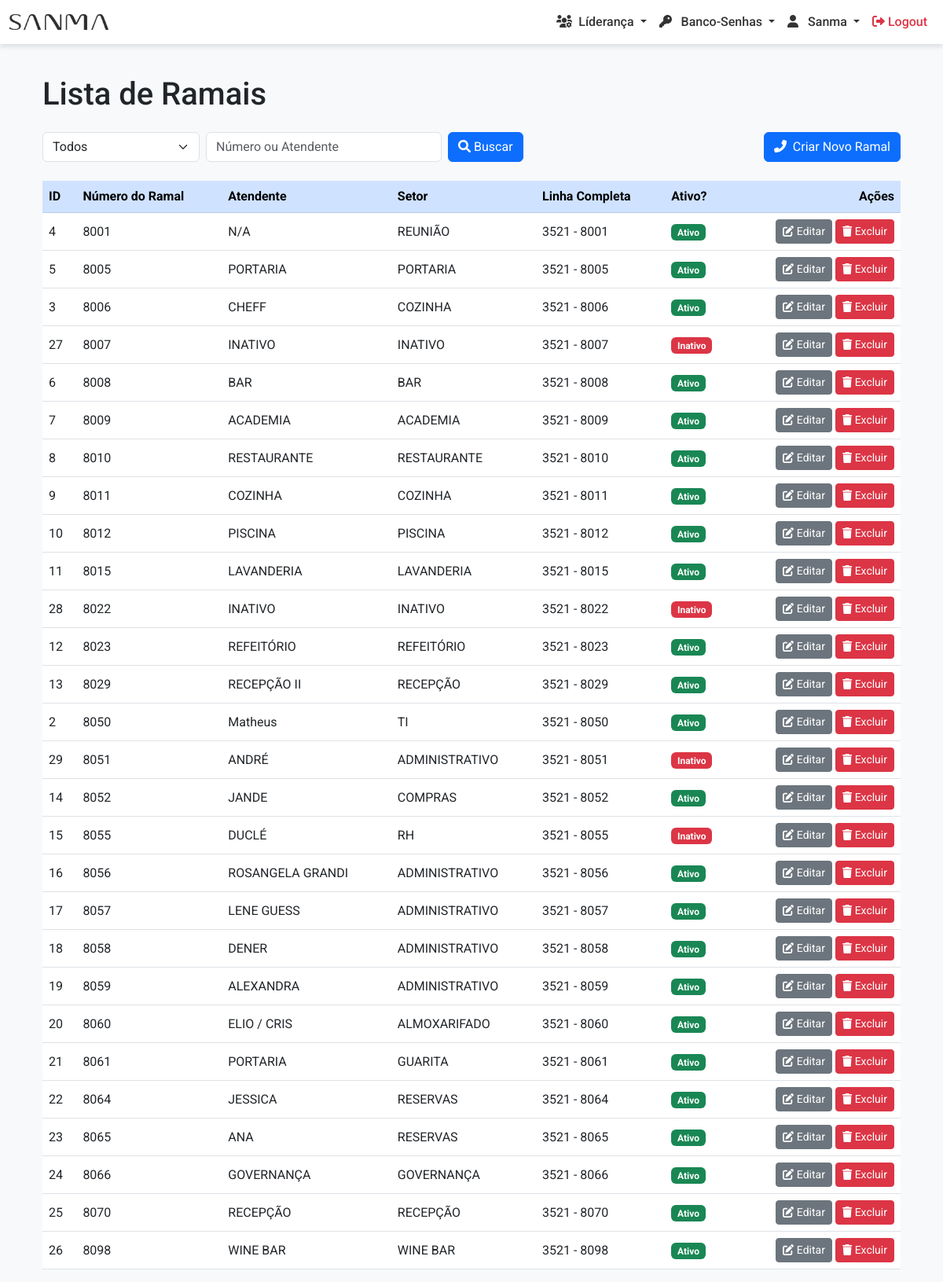
The app's page /ramais/ (signed in), older data.
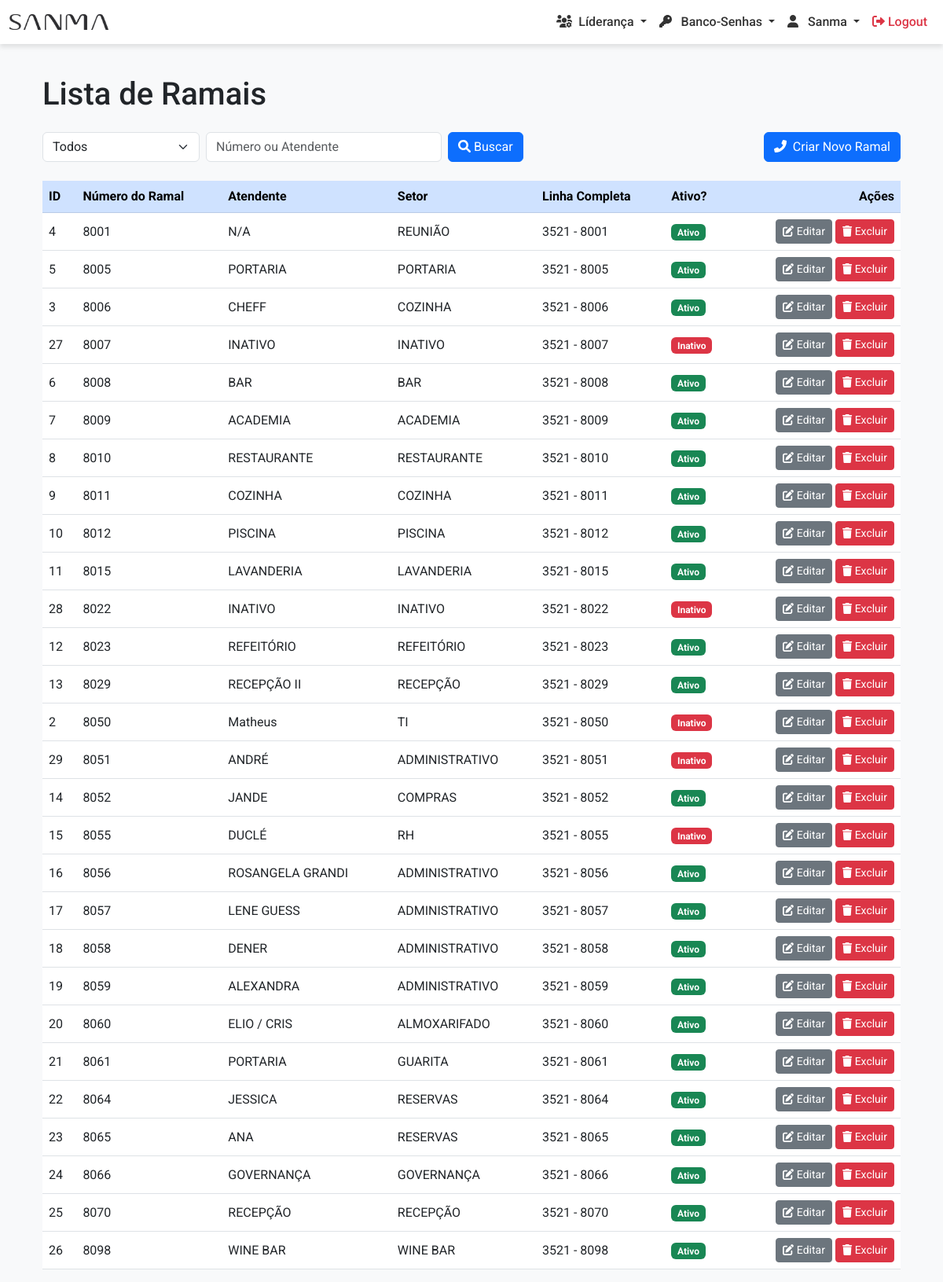
The same page, newer data.
### ramais/models.py (models this page shows, shortened)
class Ramal(models.Model):
    numero_ramal = models.CharField(max_length=10, unique=True)
    linha_completa = models.CharField(max_length=20)
    grupo = models.ForeignKey(Group, on_delete=models.CASCADE, related_name='ramais')
    atendente = models.CharField(max_length=100)
    ativo = models.BooleanField(default=True)  # Novo campo 'ativo', padrão é True (ativo)

### ramais/views.py (the view)
# urls.py: path('', views.listar_ramais, name='listar_ramais'),
@login_required
def listar_ramais(request):
    status = request.GET.get('status', 'todos')  # Default 'todos'
    search = request.GET.get('search', '')
    ramais = Ramal.objects.all()
    if status != 'todos':
        if status == 'ativos':
            ramais = ramais.filter(ativo=True)
        elif status == 'inativos':
            ramais = ramais.filter(ativo=False)
    if search:
        ramais = ramais.filter(
            Q(numero_ramal__icontains=search) | Q(atendente__icontains=search)
        )
    ramais = ramais.order_by('numero_ramal')
    return render(request, 'ramais/listar_ramais.html', {'ramais': ramais})

### templates/ramais/listar_ramais.html (shortened to what this page needs)
{% extends 'core/base.html' %}
{% load static %}
{% block content %}
<div class="container mt-4">
    <h1 class="mb-4">Lista de Ramais</h1>
    <form method="get" action="{% url 'listar_ramais' %}" class="d-flex flex-wrap align-items-center mb-4">
        <div class="d-flex align-items-center flex-grow-1">
            <select name="status" id="status" class="form-select me-2" style="width: 200px;" onchange="this.form.submit()">
                <option value="todos" {% if request.GET.status == "todos" %}selected{% endif %}>Todos</option>
            </select>
            <input type="text" name="search" placeholder="Número ou Atendente" value="{{ request.GET.search }}" class="form-control me-2" style="width: 300px;" />
            <button type="submit" class="btn btn-primary">
                <i class="fas fa-search me-1"></i>Buscar
            </button>
        </div>
        <div class="ms-auto">
            <a href="{% url 'adicionar_ramal' %}" class="btn btn-primary">
                <i class="fas fa-phone-alt me-1"></i> Criar Novo Ramal
            </a>
        </div>
    </form>
    <div class="table-responsive">
        <table class="table table-hover align-middle">
            <thead class="table-primary">
                <tr>
                    <th>ID</th>
                    <th>Número do Ramal</th>
                    <th>Atendente</th>
                    <th>Setor</th>
                    <th>Linha Completa</th>
                    <th>Ativo?</th>
                    <th scope="col" class="text-end">Ações</th>
                </tr>
            </thead>
            <tbody>
                {% for ramal in ramais %}
                <tr>
                    <td>{{ ramal.id }}</td>
                    <td>{{ ramal.numero_ramal }}</td>
                    <td>{{ ramal.atendente }}</td>
                    <td>{{ ramal.grupo.name }}</td>
                    <td>{{ ramal.linha_completa|slice:":4" }} - {{ ramal.linha_completa|slice:"4:8" }}</td>
                    <td>
                        {% if ramal.ativo %}
                            <span class="badge bg-success">Ativo</span>
                        {% else %}
                            <span class="badge bg-danger">Inativo</span>
                        {% endif %}
                    </td>
                    <td class="text-end">
                        <a href="{% url 'editar_ramal' ramal.pk %}" class="btn btn-sm btn-secondary">
                            <i class="fas fa-edit"></i> Editar
                        </a>
                        <a href="{% url 'excluir_ramal' ramal.pk %}" class="btn btn-sm btn-danger">
                            <i class="fas fa-trash"></i> Excluir
                        </a>
                    </td>
                </tr>
                {% empty %}
                <tr>
                    <td colspan="7" class="text-center">Nenhum ramal encontrado.</td>
                </tr>
                {% endfor %}
            </tbody>
        </table>
    </div>
</div>
{% endblock %}

Row changes from the older to the newer data that the page shows:
changed Ramal "Matheus": ativo "Ativo" → "Inativo"
